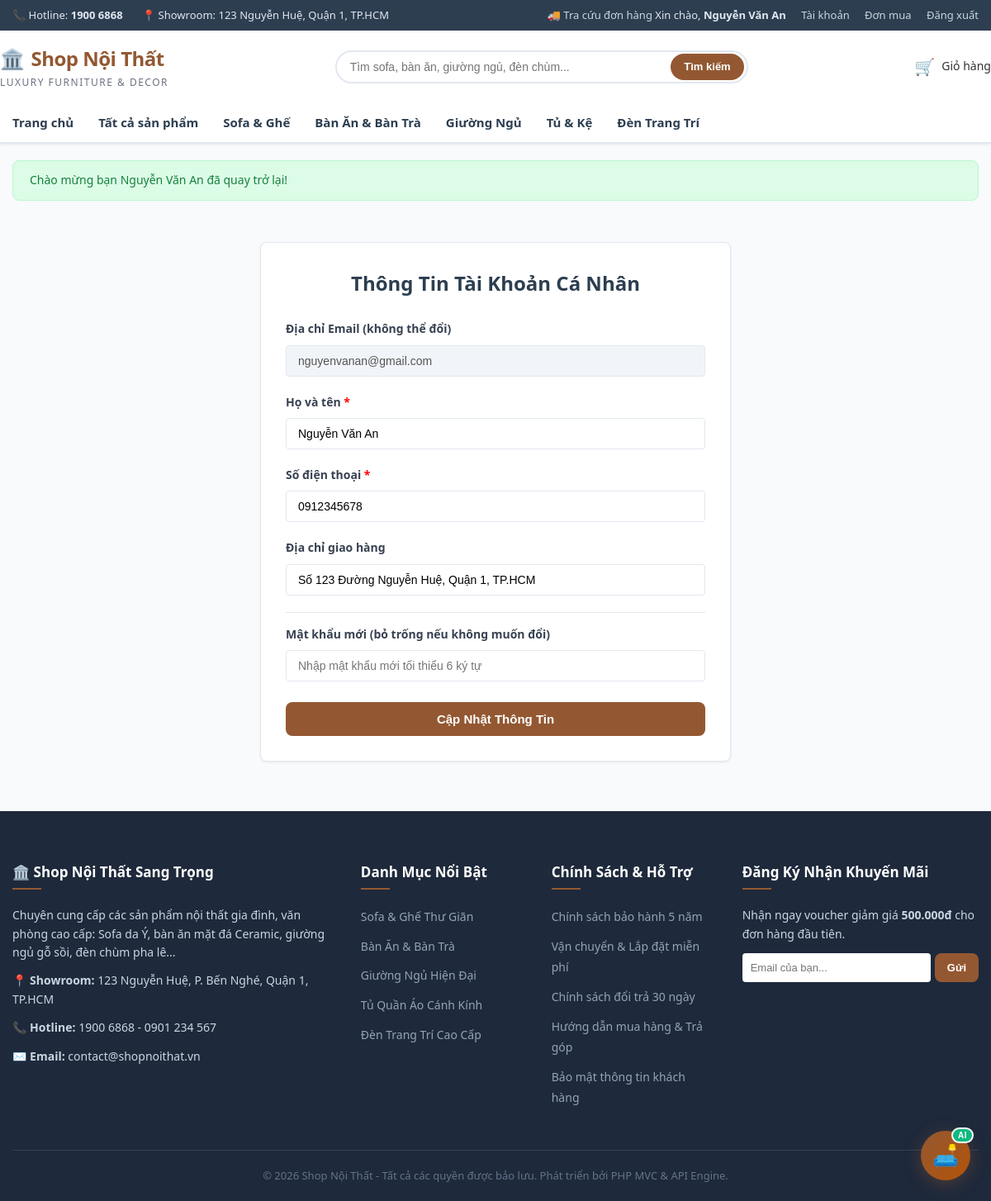
Page /auth/profile (signed in) on the committed database.
### tables this page shows
CREATE TABLE `khach_hang` (
  `id` INT AUTO_INCREMENT PRIMARY KEY,
  `ho_ten` VARCHAR(100) NOT NULL,
  `email` VARCHAR(100) NOT NULL UNIQUE,
  `sdt` VARCHAR(20) NOT NULL,
  `mat_khau` VARCHAR(255) NOT NULL,
  `dia_chi` TEXT NULL,
  `trang_thai` TINYINT(1) DEFAULT 1,
  `created_at` DATETIME DEFAULT CURRENT_TIMESTAMP,
  `updated_at` DATETIME DEFAULT CURRENT_TIMESTAMP ON UPDATE CURRENT_TIMESTAMP
);

### core/Database.php (called while the page is built, shortened)
<?php
class Database {
    private static ?PDO $instance = null;
    public static function getInstance(): PDO {
        if (self::$instance === null) {
            $dsn = "mysql:host=" . DB_HOST . ";port=" . DB_PORT . ";dbname=" . DB_NAME . ";charset=utf8mb4";
            $options = [
                PDO::ATTR_ERRMODE            => PDO::ERRMODE_EXCEPTION,
                PDO::ATTR_DEFAULT_FETCH_MODE => PDO::FETCH_ASSOC,
                PDO::ATTR_EMULATE_PREPARES   => true,
                PDO::MYSQL_ATTR_INIT_COMMAND => "SET NAMES utf8mb4 COLLATE utf8mb4_unicode_ci"
            ];
            try {
                self::$instance = new PDO($dsn, DB_USER, DB_PASS, $options);
            } catch (PDOException $e) {
                $isApi = str_starts_with($_GET['url'] ?? '', 'api/');
                if ($isApi) {
                    header('Content-Type: application/json; charset=utf-8');
                    http_response_code(500);
                    echo json_encode([
                        'success' => false,
                        'message' => 'Lỗi kết nối cơ sở dữ liệu: ' . $e->getMessage()
                    ], JSON_UNESCAPED_UNICODE);
                    exit;
                }
                die("<div style='padding:20px; background:#f8d7da; color:#721c24; border:1px solid #f5c6cb; border-radius:5px; font-family:sans-serif;'>
                    <h3>Lỗi kết nối Cơ sở dữ liệu!</h3>
                    <p>{$e->getMessage()}</p>
                    <small>Vui lòng đảm bảo MySQL đã bật trên XAMPP và cơ sở dữ liệu `<strong>" . DB_NAME . "</strong>` đã được import từ file <code>qlnoithat.sql</code>.</small>
                </div>");
            }
        }
        return self::$instance;
    }
}

### core/Model.php (called while the page is built, shortened)
<?php
class Model {
    protected PDO $db;
    protected string $table = '';
    protected string $primaryKey = 'id';
    public function __construct() {
        $this->db = Database::getInstance();
    }
    public function query(string $sql, array $params = []): PDOStatement {
        $stmt = $this->db->prepare($sql);
        $stmt->execute($params);
        return $stmt;
    }
    public function fetch(string $sql, array $params = []): ?array {
        $stmt = $this->query($sql, $params);
        $result = $stmt->fetch();
        return $result === false ? null : $result;
    }
    public function find($id): ?array {
        $sql = "SELECT * FROM {$this->table} WHERE {$this->primaryKey} = :id LIMIT 1";
        return $this->fetch($sql, [':id' => $id]);
    }
}

### controller/AuthController.php (called while the page is built, shortened)
<?php
require_once __DIR__ . '/../core/Controller.php';
class AuthController extends Controller {
    private KhachHangModel $khachHangModel;
    public function __construct() {
        $this->khachHangModel = $this->model('KhachHangModel');
    }
    public function profile(): void {
        $userSession = $this->requireClientAuth();
        $user = $this->khachHangModel->find($userSession['id']);
        $this->view('client/auth/profile', [
            'pageTitle' => 'Thông Tin Cá Nhân',
            'user'      => $user
        ]);
    }
}

### index.php (called while the page is built, shortened)
<?php
require_once __DIR__ . '/config/config.php';
require_once __DIR__ . '/core/Database.php';
require_once __DIR__ . '/core/Model.php';
require_once __DIR__ . '/core/Controller.php';
require_once __DIR__ . '/core/App.php';
require_once __DIR__ . '/app.php';
$app = new App();
$app->run();

### config/config.php (called while the page is built, shortened)
<?php
function base_url($path = '') {
    $path = ltrim($path, '/');
    return empty($path) ? BASE_URL : BASE_URL . '/' . $path;
}
function asset_url($path = '') {
    return base_url($path);
}
function get_flash($key) {
    if (isset($_SESSION['flash'][$key])) {
        $flash = $_SESSION['flash'][$key];
        return $flash;
    }
    return null;
}
function has_flash($key) {
    return isset($_SESSION['flash'][$key]);
}

### views/client/auth/profile.php (the view, shortened to what this page needs)
<?php
$extraCss = ['assets/css/client/checkout.css'];
require_once __DIR__ . '/../../../includes/header.php';
?>
<div class="container" style="max-width: 600px; margin: 50px auto;">
    <div class="checkout-box">
        <h1 style="font-size: 24px; text-align: center; color: var(--secondary-color); margin-bottom: 25px;">
            Thông Tin Tài Khoản Cá Nhân
        </h1>
        <form action="<?php echo base_url('auth/profile'); ?>" method="POST">
            <div class="form-group">
                <label class="form-label" for="email">Địa chỉ Email (không thể đổi)</label>
                <input type="email" id="email" class="form-control" value="<?php echo htmlspecialchars($user['email']); ?>" disabled style="background:#f1f5f9;">
            </div>
            <div class="form-group">
                <label class="form-label" for="ho_ten">Họ và tên <span style="color:red;">*</span></label>
                <input type="text" id="ho_ten" name="ho_ten" class="form-control" required
                       value="<?php echo htmlspecialchars($user['ho_ten']); ?>">
            </div>
            <div class="form-group">
                <label class="form-label" for="sdt">Số điện thoại <span style="color:red;">*</span></label>
                <input type="tel" id="sdt" name="sdt" class="form-control" required
                       value="<?php echo htmlspecialchars($user['sdt']); ?>">
            </div>
            <div class="form-group">
                <label class="form-label" for="dia_chi">Địa chỉ giao hàng</label>
                <input type="text" id="dia_chi" name="dia_chi" class="form-control"
                       value="<?php echo htmlspecialchars($user['dia_chi'] ?? ''); ?>">
            </div>
            <div class="form-group" style="border-top: 1px solid var(--border-color); padding-top: 15px; margin-top: 20px;">
                <label class="form-label" for="mat_khau_moi">Mật khẩu mới (bỏ trống nếu không muốn đổi)</label>
                <input type="password" id="mat_khau_moi" name="mat_khau_moi" class="form-control"
                       placeholder="Nhập mật khẩu mới tối thiểu 6 ký tự">
            </div>
            <button type="submit" class="btn btn-primary btn-block" style="padding: 12px; margin-top: 25px;">
                Cập Nhật Thông Tin
            </button>
        </form>
    </div>
</div>
<?php
require_once __DIR__ . '/../../../includes/footer.php';
?>

### core/App.php (shortened to what this page needs)
<?php
class App {
    private static array $routes = [];
    private static function addRoute(string $method, string $path, array|callable $handler): void {
        $path = trim($path, '/');
        $pattern = preg_replace('/\{([a-zA-Z0-9_]+)\}/', '(?P<$1>[^/]+)', $path);
        $pattern = '#^' . $pattern . '$#i';
        self::$routes[] = [
            'method'  => strtoupper($method),
            'path'    => $path,
            'pattern' => $pattern,
            'handler' => $handler
        ];
    }
    public function run(): void {
        $requestMethod = $_SERVER['REQUEST_METHOD'] ?? 'GET';
        $url = $_GET['url'] ?? '';
        $url = trim($url, '/');
        $isApi = str_starts_with($url, 'api');
        foreach (self::$routes as $route) {
            if ($route['method'] !== 'ANY' && $route['method'] !== $requestMethod) {
                continue;
            }
            if (preg_match($route['pattern'], $url, $matches)) {
                $params = array_values(array_filter($matches, function ($key) {
                    return !is_numeric($key);
                }, ARRAY_FILTER_USE_KEY));
                $handler = $route['handler'];
                if (is_array($handler) && count($handler) === 2) {
                    [$controllerClass, $actionMethod] = $handler;
                    $possiblePaths = [
                        __DIR__ . '/../api/' . $controllerClass . '.php',
                        __DIR__ . '/../controller/' . $controllerClass . '.php',
                        __DIR__ . '/../controller/api/' . $controllerClass . '.php',
                        __DIR__ . '/../controller/admin/' . $controllerClass . '.php'
                    ];
                    $controllerFile = null;
                    foreach ($possiblePaths as $path) {
                        if (file_exists($path)) {
                            $controllerFile = $path;
                            break;
                        }
                    }
                    if (file_exists($controllerFile)) {
                        if (class_exists($controllerClass)) {
                            $controllerInstance = new $controllerClass();
                            if (method_exists($controllerInstance, $actionMethod)) {
                                call_user_func_array([$controllerInstance, $actionMethod], $params);
                                return;
                            } else {
                                $this->handleError("Method `{$actionMethod}` không tồn tại trong Controller `{$controllerClass}`.", $isApi, 500);
                                return;
                            }
                        }
                    }
                    return;
                }
            }
        }
    }
}

### includes/header.php (shortened to what this page needs)
<?php
$currentUser = $_SESSION['user'] ?? null;
?>
<!DOCTYPE html>
<html lang="vi">
<head>
    <link rel="stylesheet" href="<?php echo asset_url('assets/css/client/style.css'); ?>">
    <link rel="stylesheet" href="<?php echo asset_url('assets/css/client/chat-widget.css'); ?>">
    <?php if (isset($extraCss)): ?>
        <?php foreach ($extraCss as $css): ?>
            <link rel="stylesheet" href="<?php echo asset_url($css); ?>">
        <?php endforeach; ?>
    <?php endif; ?>
</head>
<body>
    <div class="topbar">
        <div class="container">
            <div class="topbar-contact">
                <span>📞 Hotline: <strong>1900 6868</strong></span>
                <span>📍 Showroom: 123 Nguyễn Huệ, Quận 1, TP.HCM</span>
            </div>
            <div class="topbar-links">
                <a href="<?php echo base_url('don-hang/tra-cuu'); ?>">🚚 Tra cứu đơn hàng</a>
                <?php if ($currentUser): ?>
                    <span>Xin chào, <strong><?php echo htmlspecialchars($currentUser['ho_ten']); ?></strong></span>
                    <a href="<?php echo base_url('auth/profile'); ?>">Tài khoản</a>
                    <a href="<?php echo base_url('don-hang/lich-su'); ?>">Đơn mua</a>
                    <a href="<?php echo base_url('auth/logout'); ?>">Đăng xuất</a>
                <?php else: ?>
                    <a href="<?php echo base_url('auth/login'); ?>">Đăng nhập</a>
                    <a href="<?php echo base_url('auth/register'); ?>">Đăng ký</a>
                <?php endif; ?>
            </div>
        </div>
    </div>
    <header class="main-header">
        <div class="container header-wrapper">
            <div class="logo">
                <a href="<?php echo base_url(); ?>">
                    🏛️ <span>Shop Nội Thất</span>
                </a>
                <span class="logo-sub">Luxury Furniture & Decor</span>
            </div>
            <div class="header-search">
                <form action="<?php echo base_url('san-pham'); ?>" method="GET" class="search-form">
                    <input type="text" name="keyword" class="search-input" placeholder="Tìm sofa, bàn ăn, giường ngủ, đèn chùm..." value="<?php echo htmlspecialchars($_GET['keyword'] ?? ''); ?>">
                    <button type="submit" class="search-btn">Tìm kiếm</button>
                </form>
            </div>
            <div class="header-actions">
                <a href="<?php echo base_url('gio-hang'); ?>" class="action-item">
                    <div class="cart-icon-wrap">
                        🛒
                    </div>
                    <span>Giỏ hàng</span>
                </a>
            </div>
        </div>
        <nav class="main-nav">
            <div class="container">
                <ul class="nav-list">
                    <li class="nav-item <?php echo (!isset($_GET['url']) || empty($_GET['url'])) ? 'active' : ''; ?>">
                        <a href="<?php echo base_url(); ?>">Trang chủ</a>
                    </li>
                    <li class="nav-item <?php echo (isset($_GET['url']) && $_GET['url'] === 'san-pham') ? 'active' : ''; ?>">
                        <a href="<?php echo base_url('san-pham'); ?>">Tất cả sản phẩm</a>
                    </li>
                    <li class="nav-item"><a href="<?php echo base_url('danh-muc/sofa-ghe-thu-gian'); ?>">Sofa & Ghế</a></li>
                    <li class="nav-item"><a href="<?php echo base_url('danh-muc/ban-an-ban-tra'); ?>">Bàn Ăn & Bàn Trà</a></li>
                    <li class="nav-item"><a href="<?php echo base_url('danh-muc/giuong-ngu'); ?>">Giường Ngủ</a></li>
                    <li class="nav-item"><a href="<?php echo base_url('danh-muc/tu-ke-trang-tri'); ?>">Tủ & Kệ</a></li>
                    <li class="nav-item"><a href="<?php echo base_url('danh-muc/den-trang-tri'); ?>">Đèn Trang Trí</a></li>
                </ul>
            </div>
        </nav>
    </header>
    <div class="container" style="margin-top: 20px;">
        <?php foreach (['auth_success', 'auth_error', 'login_error', 'order_success', 'order_error', 'profile_success', 'profile_error', 'cart_empty', 'register_error'] as $key): ?>
            <?php if (has_flash($key)): $flash = get_flash($key); ?>
                <div class="alert alert-<?php echo $flash['type']; ?>">
                    <?php if (is_array($flash['message'])): ?>
                        <ul style="margin-left: 20px; margin-bottom: 0;">
                            <?php foreach ($flash['message'] as $msg): ?>
                                <li><?php echo is_array($msg) ? json_encode($msg) : htmlspecialchars($msg); ?></li>
                            <?php endforeach; ?>
                        </ul>
                    <?php else: ?>
                        <?php echo $flash['message']; ?>
                    <?php endif; ?>
                </div>
            <?php endif; ?>
        <?php endforeach; ?>
    </div>

### rows in the picture
khach_hang: ho_ten "Nguyễn Văn An", email "nguyenvanan@gmail.com", sdt "0912345678", dia_chi "Số 123 Đường Nguyễn Huệ, Quận 1, TP.HCM"

### other values in the picture
$flash['message'] "Chào mừng bạn Nguyễn Văn An đã quay trở lại!"
